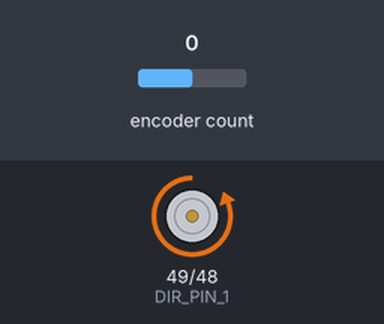
The sketch below on a simulated Arduino Mega 2560, built with avr-gcc and run on an emulated ATmega2560. Parts: motor-driver pin pairs drawn as motors (green arrow = first pin HIGH = forward, orange = second pin HIGH = backward, longer = more drive, scaled by the enable pin). Inputs (shaded band) come from the test bench; at power-on: encoder count 0. What the sketch prints to the serial monitor is not drawn.

Above: at 0.1 s.
Timing chart, 0 to 1.6 s (numbered marks = the images above):
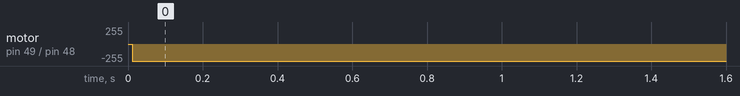

Measured:
- by itself, motor on pin 49 (DIR_PIN_1) / pin 48 (DIR_PIN_2): stopped → backward 255/255 at 0.01 s

The sketch:

tam_control_speedmotor.ino
```cpp
#include <PID_v1.h>
#include <Encoder.h>

#define PWM_PIN 8
#define DIR_PIN_1 49
#define DIR_PIN_2 48
#define ENCODER_PIN_A 18
#define ENCODER_PIN_B 50

Encoder myEncoder(ENCODER_PIN_A, ENCODER_PIN_B);

volatile long count = 0;
volatile long lastCount = 0;
unsigned long lastTime = 0;

double inputt=0;
double outputt=0;
double Setpoint = 80.0;
double Input = 0.0;
double Output = 0.0;

double Kp = 5.25;
double Ki = 0;
double Kd = 0;

// Variables for Ziegler-Nichols method
double Ku;  // ultimate gain
double Pu;  // ultimate period
bool inStep = false;  // flag to indicate if we are in the step response

PID myPID(&Input, &Output, &Setpoint, Kp, Ki, Kd, DIRECT);
void calculatePID(){


}

void setup() {
  pinMode(PWM_PIN, OUTPUT);
  pinMode(DIR_PIN_1, OUTPUT);
  pinMode(DIR_PIN_2, OUTPUT);

  attachInterrupt(digitalPinToInterrupt(ENCODER_PIN_A), updateEncoder, RISING);

  // Initialize the PID controller
  myPID.SetMode(AUTOMATIC);
  myPID.SetOutputLimits(-255, 255);

  // Start the Ziegler-Nichols step response
  inStep = true;
  Serial.begin(9600);
}

void loop() {
  unsigned long now = millis();
  if (now - lastTime >= 10) { // update every 10ms
    noInterrupts(); // disable interrupts while reading count
    long countDiff = count - lastCount;
    Input = (countDiff / ((now - lastTime) / 1000.0)) * 60 / 616; // convert to RPM
    //Serial.println(count);
    lastCount = count;
    lastTime = now;
    interrupts(); // re-enable interrupts

    myPID.Compute();
    if (abs(Output) > 38){
      analogWrite(PWM_PIN, abs(Output));
    }else analogWrite(PWM_PIN, 38);
    if (Output < 0) {
      digitalWrite(DIR_PIN_1, HIGH);
      digitalWrite(DIR_PIN_2, LOW);
    } else if (Output > 0) {
      digitalWrite(DIR_PIN_1, LOW);
      digitalWrite(DIR_PIN_2, HIGH);
    } else {
      digitalWrite(DIR_PIN_1, LOW);
      digitalWrite(DIR_PIN_2, LOW);
    }

  // Print data to serial plotter
  Serial.print(Input);
  Serial.print(",");
  Serial.println(Output);
  }
}

void updateEncoder() {
  if (digitalRead(ENCODER_PIN_A) == HIGH) {
    if (digitalRead(ENCODER_PIN_B) == LOW) {
      count++;
    } else {
      count--;
    }
  } else {
    if (digitalRead(ENCODER_PIN_B) == LOW) {
      count--;
    } else {
      count++;
    }
  }
}
```
